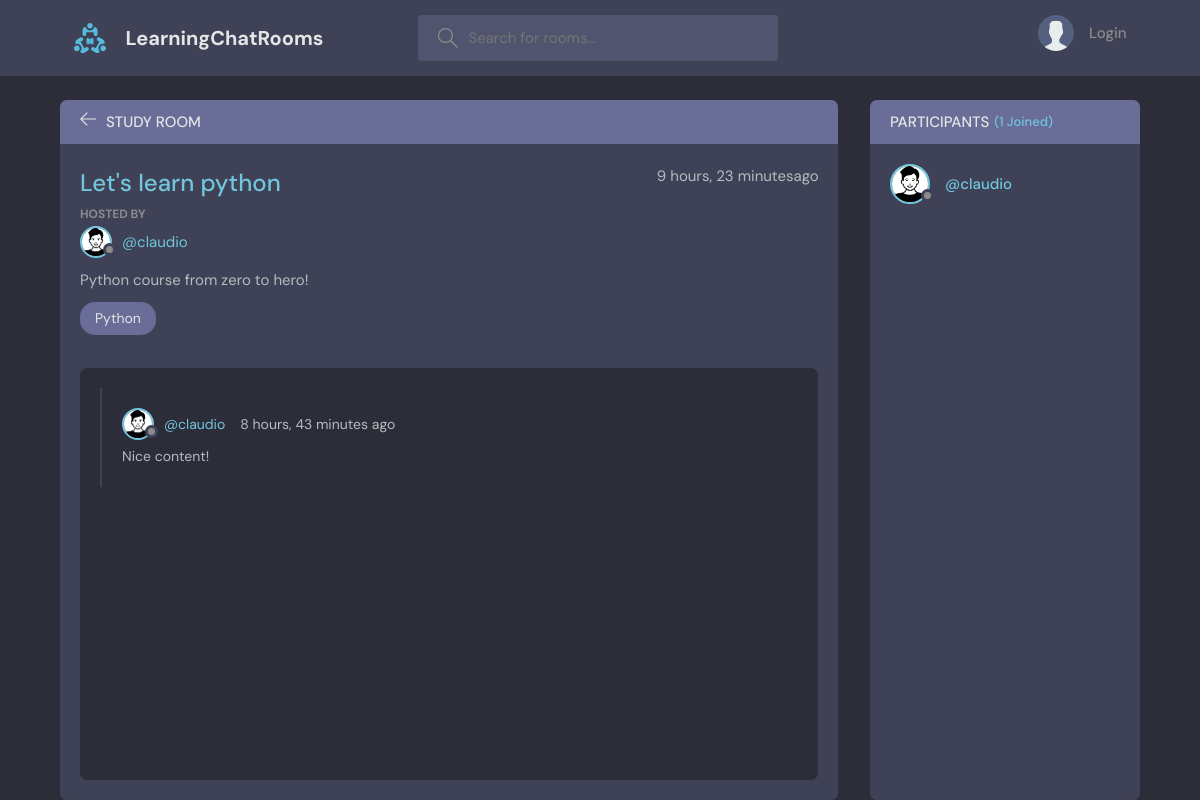
The app's page /room/1/, older data.
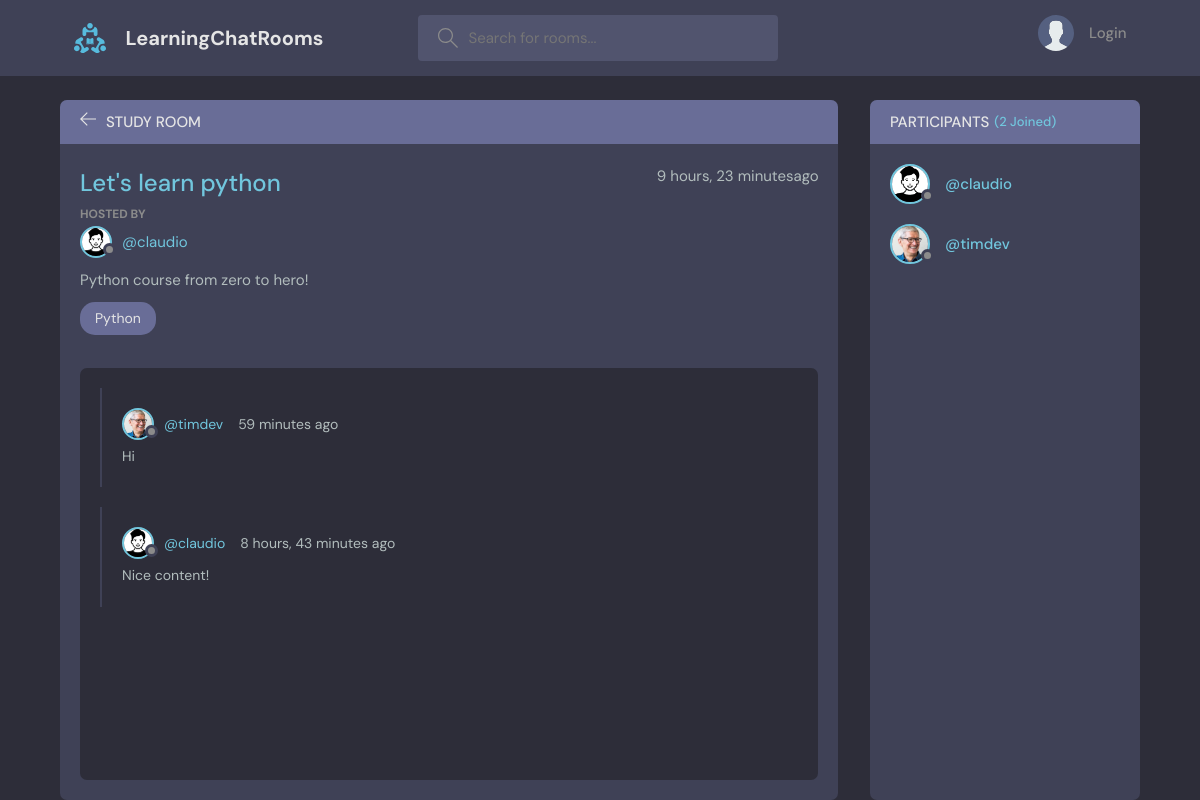
The same page, newer data.
### base/models.py (models this page shows, shortened)
class Message(models.Model):
    user = models.ForeignKey(User, on_delete=models.CASCADE)
    room = models.ForeignKey(Room, on_delete=models.CASCADE)
    body = models.URLField()
    updated = models.DateTimeField(auto_now=True) #this updates
    created = models.DateTimeField(auto_now_add=True) #one time not updates
    class Meta:
        ordering = ['-updated', '-created']

class User(AbstractUser):
    name = models.CharField(max_length=200, null=True)
    email = models.EmailField(unique=True, null=True)
    bio = models.TextField(null=True)
    avatar = models.ImageField(null=True, default="avatar.svg")
    USERNAME_FIELD = 'email'
    REQUIRED_FIELDS = []

### base/views.py (the view, shortened to what this page needs)
# urls.py: path('room/<str:pk>/', views.room, name='room'),
def room(request, pk):
    room = Room.objects.get(id=pk)
    room_messages = room.message_set.all().order_by('-created')    # query child objects of room | provide the set of messages related to this specific room
    participants = room.participants.all()
    context = {'room': room, 'room_messages': room_messages, 'participants': participants}
    return render(request, 'base/room.html', context)

### base/models.py (called while the page is built)
    def __str__(self):
        return self.name

### base/templates/base/room.html (shortened to what this page needs)
{% extends 'main.html' %}
{% block content %}
    <main class="profile-page layout layout--2">
      <div class="container">
        <div class="room">
          <div class="room__top">
            <div class="room__topLeft">
              <a href="{% url 'home' %}">
                <svg version="1.1" xmlns="http://www.w3.org/2000/svg" width="32" height="32" viewBox="0 0 32 32">
                  <title>arrow-left</title>
                  <path
                    d="M13.723 2.286l-13.723 13.714 13.719 13.714 1.616-1.611-10.96-10.96h27.625v-2.286h-27.625l10.965-10.965-1.616-1.607z"
                  ></path>
                </svg>
              </a>
              <h3>Study Room</h3>
            </div>
          </div>
          <div class="room__box scroll">
            <div class="room__header scroll">
              <div class="room__info">
                <h3>{{room.name}}</h3>
                <span>{{room.created|timesince}}ago</span>
              </div>
              <div class="room__hosted">
                <p>Hosted By</p>
                <a href="{% url 'user-profile' room.host.id %}" class="room__author">
                  <div class="avatar avatar--small">
                    <img src="{{room.host.avatar.url}}" />
                  </div>
                  <span>@{{room.host.username}}</span>
                </a>
              </div>
              <div class="room__details">
                {{room.description}}
              </div>
              <span class="room__topics">{{room.topic}}</span>
            </div>
            <div class="room__conversation">
              <div class="threads scroll">
                {% for message in room_messages %}
                <div class="thread">
                  <div class="thread__top">
                    <div class="thread__author">
                      <a href="{% url 'user-profile' message.user.id %}" class="thread__authorInfo">
                        <div class="avatar avatar--small">
                          <img src="{{message.user.avatar.url}}" />
                        </div>
                        <span>@{{message.user.username}}</span>
                      </a>
                      <span class="thread__date">{{message.created|timesince}} ago</span>
                    </div>
                  </div>
                  <div class="thread__details">
                  <p>{{message.body}}</p>
                  </div>
                </div>
                {% endfor %}
              </div>
            </div>
          </div>
        </div>
        <div class="participants">
          <h3 class="participants__top">Participants <span>({{participants.count}} Joined)</span></h3>
          <div class="participants__list scroll">
            {% for user in participants %}
            <a href="{% url 'user-profile' user.id %}" class="participant">
              <div class="avatar avatar--medium">
                <img src="{{user.avatar.url}}" />
              </div>
              <p>
                <span>@{{user.username}}</span>
              </p>
            </a>
            {% endfor %}
          </div>
        </div>
      </div>
    </main>
    {% endblock content %}

Row changes from the older to the newer data that the page shows:
added Message: user.avatar (picture), user.username "timdev", created "59 minutes", body "Hi"
added User: avatar (picture), username "timdev"
Text that changed along with them:
{{ participants.count }}: "1" → "2"
